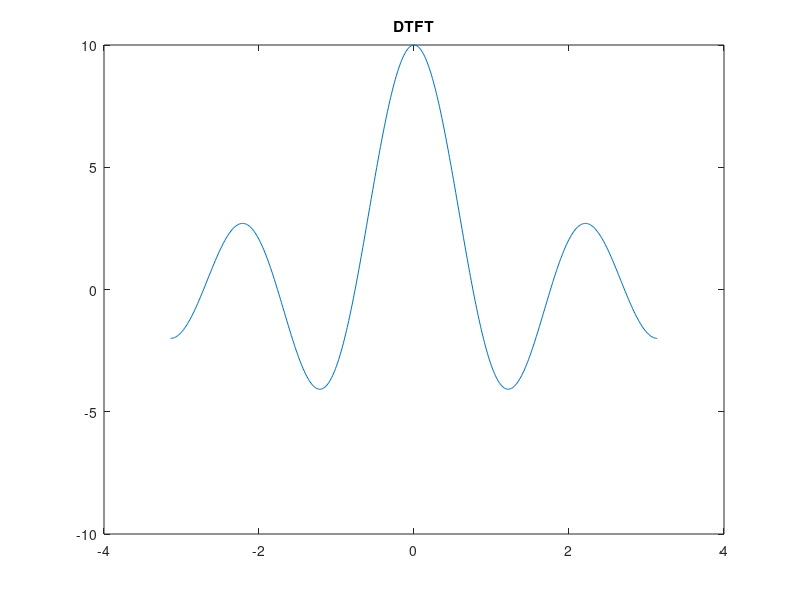

Write MATLAB code to recreate this figure.
clear all; close all; clc;

w=-pi:0.01:pi;
n=0:50;
x=[1 2 3 4];
for i=1:length(w);
    X(i)=0;
    for k=1:length(x);
          X(i)=X(i)+x(k).*exp(-j.*w(i).*n(k));
      end
  end
plot(w,X);
title('DTFT');
